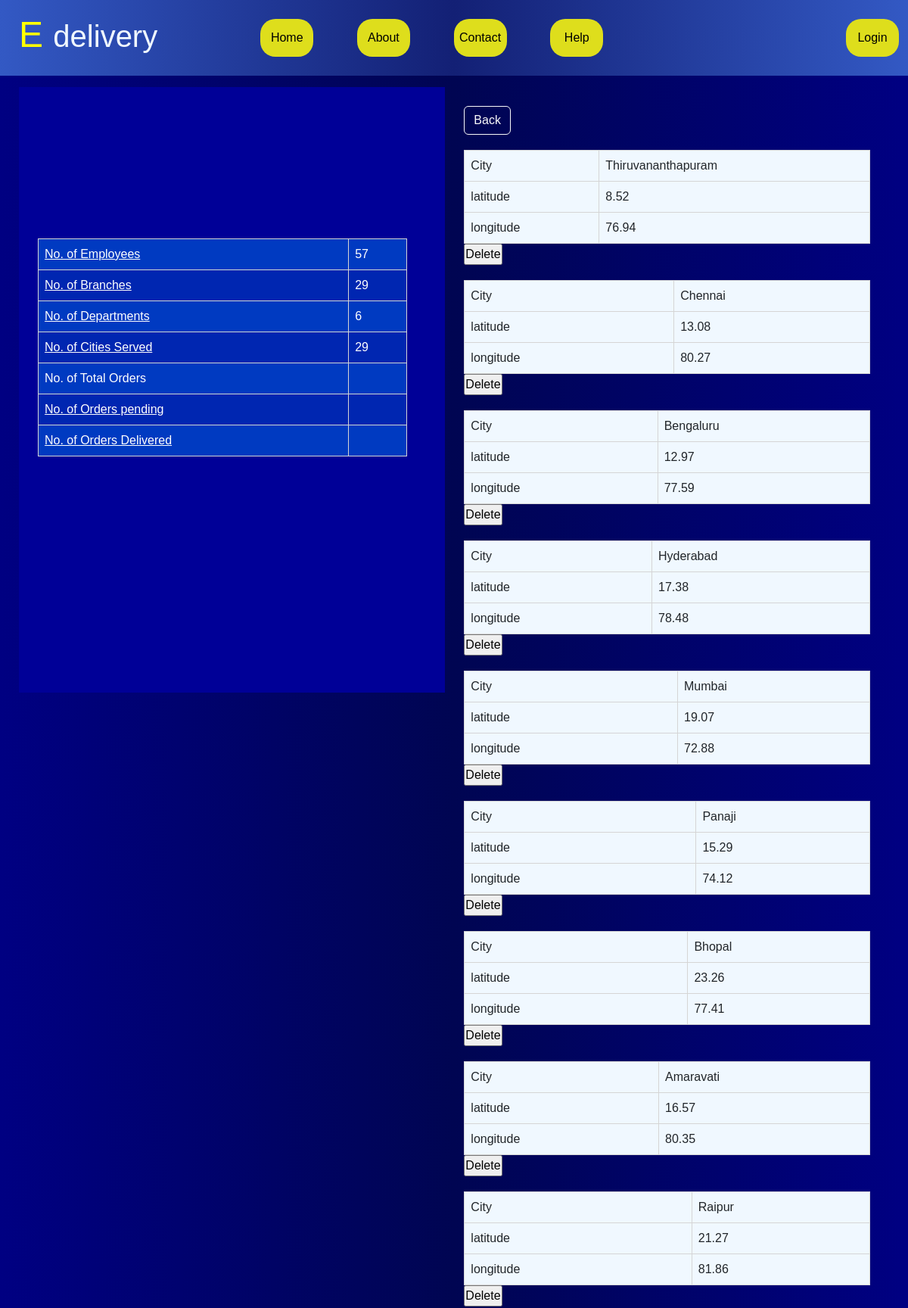
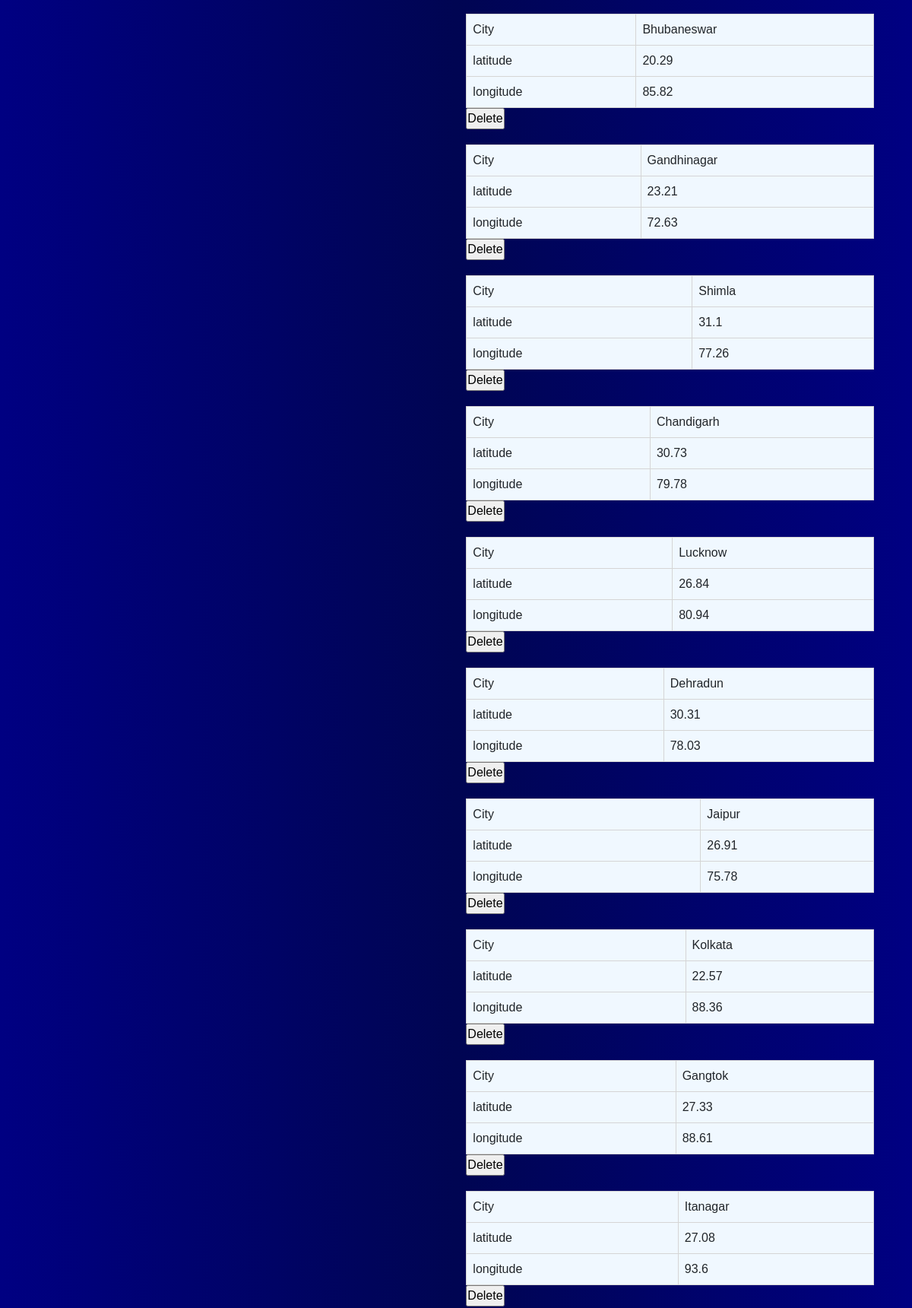
Page /cities_details (upper part) on the committed database (2 pictures, top to bottom).
### courier_service/models.py (models this page shows)
class cities(models.Model):
    name=models.CharField(max_length=50)
    latitude=models.FloatField()
    longitude=models.FloatField()

### courier_service/views.py (the view)
# urls.py: path('cities_details', views.cities_details, name='city_details'),
def cities_details(request):
    orders=Orders.objects.all()
    employees=Employees.objects.all()
    branches=Branches.objects.all()
    departments=Department.objects.all()
    city=cities.objects.all()
    context={
        'x' : len(employees),
        'y' : len(branches),
        'z' : len(departments),
        'c' : len(city),
        'o' : len(orders),
        'cities' : city
    }
    return render(request, 'cities_details.html',context)

### courier_service/templates/cities_details.html (shortened to what this page needs)
{% extends "layout.html" %}
{% load static %}
{% block csslink %}
<link rel="stylesheet" href="{% static "css/employee1.css" %}">
{% endblock %}
{% block pagebody %}
    <div class="employee_container">
        <div class="employee_container_control">
            <div class="employee_details">
                <div class="emp_img"></div>
                <div class="emp_detail_container">
                    <table>
                        <td><a href="/emp_details" type="button" style="color:white">No. of Employees</a></td>
                        <td>{{x}}</td></a>
                        <tr>
                        <td><a href="/branch_details" type="button" style="color:white">No. of Branches</a></td>
                        <td>{{y}}</td>
                        </tr>
                        <tr>
                        <td><a href="/dept_details" type="button" style="color:white">No. of Departments</a></td>
                        <td>{{z}}</td>
                        </tr>
                        <tr>
                        <td><a href="/cities_details" type="button" style="color:white">No. of Cities Served</a></td>
                        <td>{{c}}</td>
                        </tr>
                        <tr>
                            <td>No. of Total Orders</td>
                            <td>{{t}}</td>
                            </tr>
                            <tr>
                            <td><a href="/not_deliv" type="button" style="color:white">No. of Orders pending</a></td>
                            <td>{{n}}</td>
                            </tr>
                            <tr>
                            <td><a href="/deliv" type="button" style="color:white">No. of Orders Delivered</a></td>
                            <td>{{d}}</td>
                            </tr>
                    </table>
                </div>
            </div>
            <div class="parcel_details">
                <div><a href="admin_made" class="btn btn-outline-light">Back</a></div>
                   {%for i in cities%}
                    <div class="order_card">
                        <table>
                            <tr>
                                <td>City </td>
                                <td>{{i.name}}</td>
                            </tr>
                        <tr>
                            <td>latitude</td>
                            <td>{{i.latitude}}
                            </td>
                        </tr>
                        <tr>
                            <td>longitude</td>
                            <td>{{i.longitude}}</td>
                        </tr>
                    </table>
                    <form method="post">
                        <input type="submit" value="Delete">
                    </form>
                </div>
               {%endfor%}
            </div>
        </div>
    </div>
{%endblock%}

### courier_service/static/css/navbar.css (style rules this page uses)
* { margin: 0; padding: 0; box-sizing: border-box; font-family: 'Open Sans',sans-serif; }
body { background-color: #0a0027; }

### courier_service/static/css/employee1.css (style rules this page uses)
* { margin: 0; padding: 0; box-sizing: border-box; font-family: 'Open-Sans',sans-serif; }
body { background-image: linear-gradient(to right,#000082,#000552,#000082); }
.employee_container { padding-right: 10px; padding-left: 10px; margin-top: 15px; margin-right: auto; margin-left: auto; }
@media (min-width: 768px) { .employee_container { width: 750px; } }
@media (min-width: 992px) { .employee_container { width: 970px; } }
@media (min-width: 1200px) { .employee_container { width: 1170px; } }
.employee_container_control { display: flex; }
.employee_details { width: 100%; background-color: #000097; padding: 25px; }
@media (min-width: 900px) { .employee_details { height: 100vh; } }
.emp_img { height: 150px; width: 150px; border-radius: 50%; background-image: url("../media/employee_page_images/employee_photo.jpg"); background-position: center; background-size: cover; background-repeat: no-repeat; }
.emp_detail_container { margin: 25px; margin-left: 0; }
.parcel_details { margin: 25px; width: 100%; }
.order_card { margin: 20px 0; }
table { font-family: arial, sans-serif; border-collapse: collapse; width: 100%; }
td { border: 1px solid #d5d5d5; text-align: left; padding: 8px; }
.emp_detail_container tr:nth-child(even) { background-color: rgb(0, 38, 177); }
.emp_detail_container tr:nth-child(odd) { background-color: rgb(0, 58, 193); }
.emp_detail_container td { color: #fff; }
.parcel_details table { background-color: aliceblue; }

### rows in the picture
cities: name "Thiruvananthapuram", latitude "8.52", longitude "76.94"
cities: name "Chennai", latitude "13.08", longitude "80.27"
cities: name "Bengaluru", latitude "12.97", longitude "77.59"
cities: name "Hyderabad", latitude "17.38", longitude "78.48"
cities: name "Mumbai", latitude "19.07", longitude "72.88"
cities: name "Panaji", latitude "15.29", longitude "74.12"
cities: name "Bhopal", latitude "23.26", longitude "77.41"
cities: name "Amaravati", latitude "16.57", longitude "80.35"
cities: name "Raipur", latitude "21.27", longitude "81.86"
cities: name "Bhubaneswar", latitude "20.29", longitude "85.82"
cities: name "Gandhinagar", latitude "23.21", longitude "72.63"
cities: name "Shimla", latitude "31.1", longitude "77.26"
cities: name "Chandigarh", latitude "30.73", longitude "79.78"
cities: name "Lucknow", latitude "26.84", longitude "80.94"
cities: name "Dehradun", latitude "30.31", longitude "78.03"
cities: name "Jaipur", latitude "26.91", longitude "75.78"
cities: name "Kolkata", latitude "22.57", longitude "88.36"
cities: name "Gangtok", latitude "27.33", longitude "88.61"
cities: name "Itanagar", latitude "27.08", longitude "93.6"

### other values in the picture
{{ x }} "57"
{{ y }} "29"
{{ z }} "6"
{{ c }} "29"
